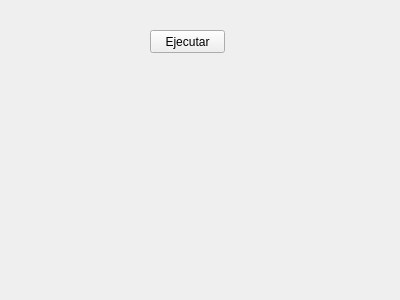
<?xml version="1.0" encoding="UTF-8"?>
<ui version="4.0">
 <class>ListaArreglo</class>
 <widget class="QWidget" name="ListaArreglo">
  <property name="geometry">
   <rect>
    <x>0</x>
    <y>0</y>
    <width>400</width>
    <height>300</height>
   </rect>
  </property>
  <property name="windowTitle">
   <string>Form</string>
  </property>
  <widget class="QPushButton" name="pushButton">
   <property name="geometry">
    <rect>
     <x>150</x>
     <y>30</y>
     <width>75</width>
     <height>23</height>
    </rect>
   </property>
   <property name="text">
    <string>Ejecutar</string>
   </property>
  </widget>
 </widget>
 <resources/>
 <connections/>
</ui>
